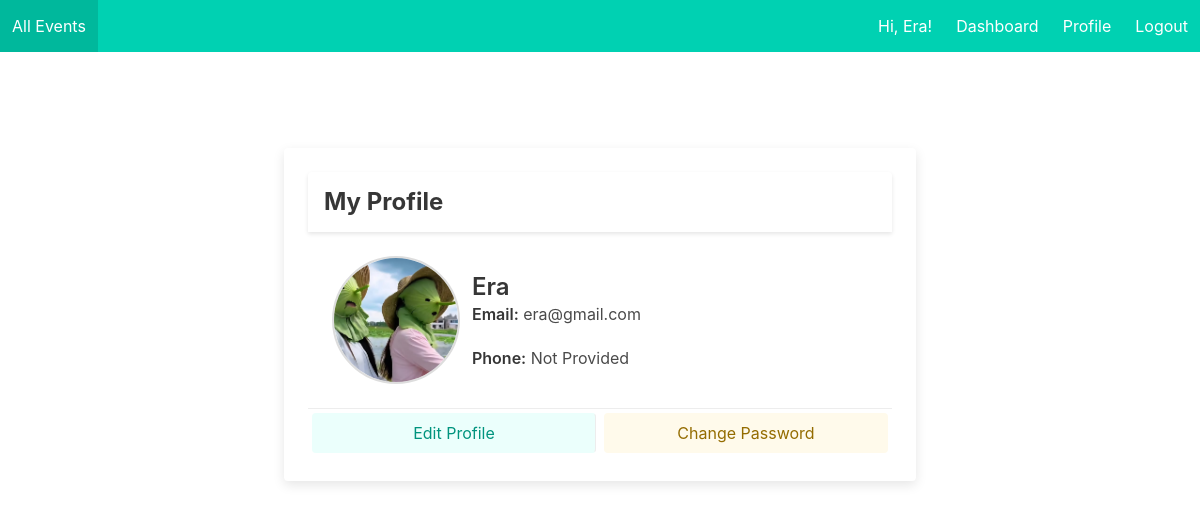
/users/profile/ (signed in), run on the app's committed database.
### users/models.py (models this page shows, shortened)
class CustomUser(AbstractUser):
    profile_picture = models.ImageField(
        upload_to=user_profile_path,
        default='profile_pics/default.png',
        blank=True,
        null=True
    )
    phone_number = models.CharField(
        max_length=15,
        validators=[RegexValidator(
            regex=r'^\+?1?\d{9,15}$',
            message="Phone number must be entered in the format: '+999999999'. Up to 15 digits allowed."
        )],
        blank=True,
        null=True
    )

### users/views.py (the view)
# urls.py: path('profile/', ProfileView.as_view(), name='profile'),
class ProfileView(DetailView):
    model = User
    template_name = 'users/profile.html'
    def get_object(self):
        return self.request.user

### users/templates/users/profile.html
{% extends 'base.html' %}
{% load static %}
{% block content %}
<div class="container mt-6">
    <div class="columns is-centered">
        <div class="column is-10-tablet is-8-desktop is-6-widescreen">
            <div class="card" style="box-shadow: 0 4px 12px rgba(0,0,0,0.1); padding: 1.5rem;">
                <header class="card-header">
                    <p class="card-header-title has-text-centered is-size-4" style="width: 100%;">
                        My Profile
                    </p>
                </header>
                <div class="card-content">
                    <div class="columns is-vcentered is-multiline">
                        <div class="column is-full-mobile is-one-quarter-tablet has-text-centered">
                            <div style="width: 128px; height: 128px; margin: auto; border-radius: 50%; overflow: hidden; border: 2px solid #ddd;">
                                {% if user.profile_picture %}
                                    <img src="{{ user.profile_picture.url}}" alt="Profile Picture"
                                         style="width: 128px; height: 128px; object-fit: cover; display: block;">
                                {% else %}
                                    <img src="https://via.placeholder.com/128" alt="No Profile Picture"
                                         style="width: 128px; height: 128px; object-fit: cover; display: block;">
                                {% endif %}
                            </div>
                        </div>
                        <div class="column is-full-mobile is-three-quarters-tablet">
                            <p class="title is-4">{{ user.username }}</p>
                            <p class="subtitle is-6"><strong>Email:</strong> {{ user.email }}</p>
                            <p class="subtitle is-6"><strong>Phone:</strong> {{ user.phone|default:"Not Provided" }}</p>
                        </div>
                    </div>
                </div>
                <footer class="card-footer is-flex is-justify-content-center is-flex-wrap-wrap">
                    <a href="{% url 'profile_edit' %}" class="card-footer-item button is-primary is-light m-1">Edit Profile</a>
                    <a href="{% url 'change_password' %}" class="card-footer-item button is-warning is-light m-1">Change Password</a>
                </footer>
            </div>
        </div>
    </div>
</div>
{% endblock %}

### templates/base.html (shortened to what this page needs)
<!DOCTYPE html>
<html lang="en">
<head>
    <link rel="stylesheet" href="https://cdn.jsdelivr.net/npm/bulma@0.9.4/css/bulma.min.css">
</head>
<body>
    <nav class="navbar is-primary" role="navigation" aria-label="main navigation">
        <div class="navbar-brand">
            <a class="navbar-item" href="{% url 'event_list' %}">All Events</a>
        </div>
        <div id="navbarMenu" class="navbar-menu">
            <div class="navbar-end">
                {% if request.user.is_authenticated %}
                <div class="navbar-item">
                        Hi, {{ request.user.first_name|default:request.user.username }}!
                </div>
                    <a class="navbar-item" href="{% url 'dashboard' %}">Dashboard</a>
                    <a class="navbar-item" href="{% url 'profile' %}">Profile</a>
                    <a class="navbar-item" href="{% url 'logout' %}">Logout</a>
                {% else %}
                    <a class="navbar-item" href="{% url 'login' %}">Login</a>
                    <a class="navbar-item" href="{% url 'signup' %}">Signup</a>
                {% endif %}
            </div>
        </div>
    </nav>
    <section class="section">
        <div class="container">
            {% block content %}{% endblock %}
        </div>
    </section>
</body>
</html>

### data on the page
CustomUser: user.first_name "Era", profile_picture (picture), username "Era", email "era@gmail.com"

### other printed values
{{ user.phone|default:"Not Provided" }} "Not Provided"
